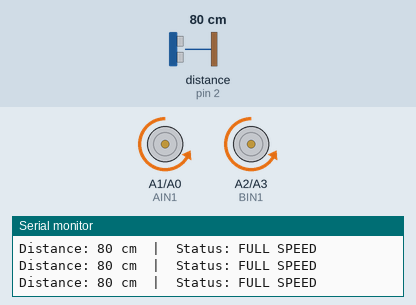
A sketch run on a simulated Arduino Uno, built with avr-gcc and run on an emulated ATmega328P. Parts: motor-driver pin pairs drawn as motors (green arrow = first pin HIGH = forward, orange = second pin HIGH = backward, longer = more drive, scaled by the enable pin), the last lines printed to the serial monitor. Wiring (inferred from the names in the program): ultrasonic range finder: trigger pin 3; echo pin 2. The inputs (shaded band) are chosen by the test bench; at power-on: distance to the obstacle (sensor on pin 2) 80 cm. The echo pulse lasts 58.3 µs per cm.

Above: at 1.2 s.
1.3 s: distance to the obstacle (sensor on pin 2) set to 19 cm
3.2 s: distance to the obstacle (sensor on pin 2) set to 14 cm
At 4.4 s:
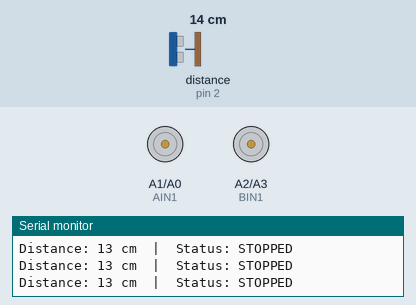
4.7 s: distance to the obstacle (sensor on pin 2) set to 18 cm
At 5.3 s:
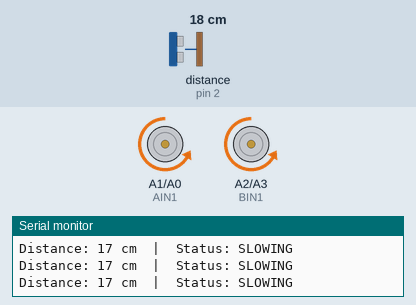
6.2 s: distance to the obstacle (sensor on pin 2) set to 2 cm
At 7.5 s:
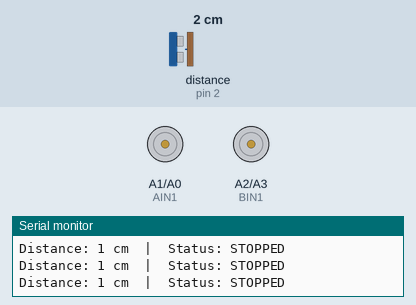
Timing chart, 0 to 8.7 s (numbered marks = the images above; inputs shaded):
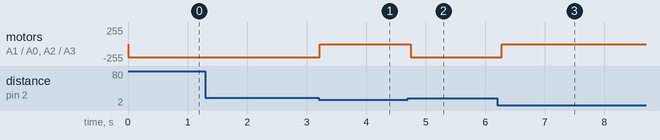

Measured:
- the behaviour switches between 17 and 16 cm on distance to the obstacle (sensor on pin 2) (found by bisection; images 0 and 1)
- after the input at 3.2 s, motor on A1 (AIN1) / A0 (AIN2), motor on A2 (BIN1) / A3 (BIN2): backward 200/255 → stopped at once
- after the input at 4.7 s, motor on A1 (AIN1) / A0 (AIN2), motor on A2 (BIN1) / A3 (BIN2): stopped → backward 200/255 after 0.05 s
- after the input at 6.2 s, motor on A1 (AIN1) / A0 (AIN2), motor on A2 (BIN1) / A3 (BIN2): backward 200/255 → stopped after 0.08 s

The sketch:

Week_4.ino
```cpp
/*
  Week 4 — Graded Activity: Distance Based Speed Control

  Learning objectives:
  - Combine ultrasonic sensing with PWM motor control
  - Implement the sense-decide-act loop
  - Use map() and conditional logic to scale distance to motor speed

  Instructions:
  - Copy your moveForward() and stopMotors() functions from Week 3 above setup()
  - Fill in the trigger sequence inside readDistance()
  - Complete the speed logic inside loop()
  - Uncomment and fill in the blanks marked with _______
*/

////////////////////////////////////////////////////////////////////////////////
                              //CODE STARTS


// ================= PIN DEFINITIONS =================
#define TRIG_PIN  3     // HC-SR04 Trig — Arduino pin D3
#define ECHO_PIN  2     // HC-SR04 Echo — Arduino pin D2

#define AIN1  A1        // left motor direction pin 1
#define AIN2  A0        // left motor direction pin 2
#define PWMA  6         // left motor speed — PWM
#define BIN1  A2        // right motor direction pin 1
#define BIN2  A3        // right motor direction pin 2
#define PWMB  5         // right motor speed — PWM

// ================= THRESHOLDS =================
#define STOP_DISTANCE  15    // stop completely below this distance (cm)
#define SLOW_DISTANCE  30    // start slowing down below this distance (cm)
#define FULL_SPEED    200    // PWM value for full speed


// ================= MOVEMENT FUNCTIONS =================
// IMP - copy your moveForward() and stopMotors() from Week 3 here

void moveForward(int speed) {
  // left motor forward: AIN1 HIGH, AIN2 LOW
  digitalWrite(AIN1, LOW);
  digitalWrite(AIN2, HIGH);

  // right motor forward: BIN1 HIGH, BIN2 LOW
  digitalWrite(BIN1, LOW);
  digitalWrite(BIN2, HIGH);

  // apply speed to both motors
  analogWrite(PWMA, 200);
  analogWrite(PWMB, 200);
}

void moveBackward(int speed) {
  // left motor reverse: AIN1 LOW, AIN2 HIGH
  digitalWrite(AIN1, HIGH);
  digitalWrite(AIN2, LOW);

  // right motor reverse: BIN1 LOW, BIN2 HIGH
  digitalWrite(BIN1, HIGH);
  digitalWrite(BIN2, LOW);

  analogWrite(PWMA, 200);
  analogWrite(PWMB, 200);
}

void turnLeft(int speed) {
  // left motor stop (coast): both pins LOW, speed 0
  digitalWrite(AIN1, LOW);
  digitalWrite(AIN2, LOW);
  analogWrite(PWMA, 0);

  // right motor forward at given speed
  digitalWrite(BIN1, LOW);
  digitalWrite(BIN2, LOW);
  analogWrite(PWMB, 0);
}

void turnRight(int speed) {
  // left motor forward at given speed
  digitalWrite(AIN1, HIGH);
  digitalWrite(AIN2, HIGH);
  analogWrite(PWMA, 0);

  // right motor stop (coast): both pins LOW, speed 0
  digitalWrite(BIN1, LOW);
  digitalWrite(BIN2, LOW);
  analogWrite(PWMB, 0);
}

void stopMotors() {
  // both motors coast: all direction pins LOW, speed 0
  digitalWrite(AIN1, LOW);
  digitalWrite(AIN2, LOW);
  digitalWrite(BIN1, LOW);
  digitalWrite(BIN2, LOW);
  analogWrite(PWMA, 0);
  analogWrite(PWMB, 0);
}


// ================= DISTANCE FUNCTION =================
long readDistance() {
  // send the trigger pulse
  digitalWrite(3, LOW);
  delayMicroseconds(2);
  digitalWrite(3, HIGH);
  delayMicroseconds(10);
  digitalWrite(3, LOW);

  // measure echo and convert to cm
  long duration = pulseIn(2, HIGH);
  return duration / 58;
}


// ================= SETUP =================
void setup() {
  Serial.begin(9600);

  // configure Trig and Echo pins
  pinMode(3, OUTPUT);
  pinMode(2, INPUT);

  // configure all motor pins as OUTPUT
  pinMode(AIN1, OUTPUT);
  pinMode(AIN2, OUTPUT);
  pinMode(PWMA, OUTPUT);
  pinMode(BIN1, OUTPUT);
  pinMode(BIN2, OUTPUT);
  pinMode(PWMB, OUTPUT);

  stopMotors();
  Serial.println("Distance Based Speed Control — Ready");
}


// ================= LOOP =================
void loop() {
  long distance = readDistance();

  Serial.print("Distance: ");
  Serial.print(distance);
  Serial.print(" cm  |  Status: ");

  if (distance <= STOP_DISTANCE) {
    stopMotors();
    Serial.println("STOPPED");
  }
  else if (distance < SLOW_DISTANCE) {
    // scale speed proportionally between STOP_DISTANCE and SLOW_DISTANCE
    int speed = map(distance, STOP_DISTANCE, SLOW_DISTANCE, 0, FULL_SPEED);
    moveForward(speed);
    Serial.println("SLOWING");
  }
  else {
    moveForward(FULL_SPEED);
    Serial.println("FULL SPEED");
  }

  delay(100);
}
```
